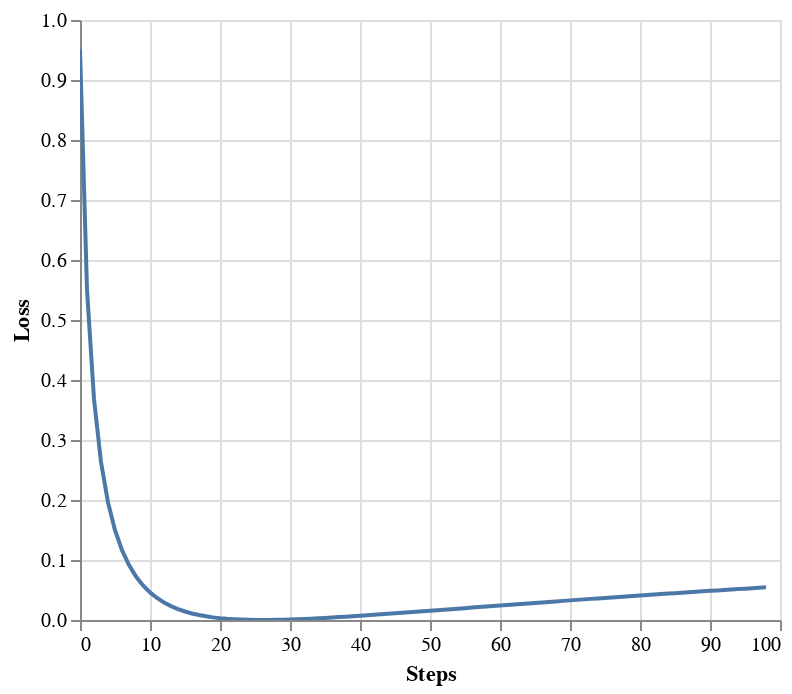

Notebook cell for this chart:
### Markdown cell above
Label smoothing actually starts to penalize the model if it gets very confident about a given choice.

### Code cell
def loss(x, crit):
    d = x + 3 * 1
    predict = torch.FloatTensor([[0, x / d, 1 / d, 1 / d, 1 / d]])
    return crit(predict.log(), torch.LongTensor([1])).data


def penalization_visualization():
    crit = LabelSmoothing(5, 0, 0.1)
    loss_data = pd.DataFrame(
        {
            "Loss": [loss(x, crit) for x in range(1, 100)],
            "Steps": list(range(99)),
        }
    ).astype("float")

    return (
        alt.Chart(loss_data)
        .mark_line()
        .properties(width=350)
        .encode(
            x="Steps",
            y="Loss",
        )
        .interactive()
    )


show_example(penalization_visualization)

### Figure 1 — Vega-Lite specification as saved in the notebook (floating-point values rounded to 4 significant figures)
{"config": {"view": {"continuousWidth": 400, "continuousHeight": 300}}, "data": {"name": "data-3b15788e82f0008d4eedec2cc847e0f6"}, "mark": "line", "encoding": {"x": {"type": "quantitative", "field": "Steps"}, "y": {"type": "quantitative", "field": "Loss"}}, "selection": {"selector005": {"type": "interval", "bind": "scales", "encodings": ["x", "y"]}}, "width": 350, "$schema": "https://vega.github.io/schema/vega-lite/v4.8.1.json", "datasets": {"data-3b15788e82f0008d4eedec2cc847e0f6": [{"Loss": 0.9514, "Steps": 0.0}, {"Loss": 0.5507, "Steps": 1.0}, {"Loss": 0.3681, "Steps": 2.0}, {"Loss": 0.2633, "Steps": 3.0}, {"Loss": 0.196, "Steps": 4.0}, {"Loss": 0.1497, "Steps": 5.0}, {"Loss": 0.1163, "Steps": 6.0}, {"Loss": 0.09145, "Steps": 7.0}, {"Loss": 0.07246, "Steps": 8.0}, {"Loss": 0.05768, "Steps": 9.0}, {"Loss": 0.04601, "Steps": 10.0}, {"Loss": 0.03669, "Steps": 11.0}, {"Loss": 0.02919, "Steps": 12.0}, {"Loss": 0.02312, "Steps": 13.0}, {"Loss": 0.01818, "Steps": 14.0}, {"Loss": 0.01416, "Steps": 15.0}, {"Loss": 0.0109, "Steps": 16.0}, {"Loss": 0.008244, "Steps": 17.0}, {"Loss": 0.006103, "Steps": 18.0}, {"Loss": 0.004391, "Steps": 19.0}, {"Loss": 0.003039, "Steps": 20.0}, {"Loss": 0.001993, "Steps": 21.0}, {"Loss": 0.001208, "Steps": 22.0}, {"Loss": 0.0006442, "Steps": 23.0}, {"Loss": 0.000272, "Steps": 24.0}, {"Loss": 6.47e-05, "Steps": 25.0}, {"Loss": 0.0, "Steps": 26.0}, {"Loss": 5.893e-05, "Steps": 27.0}, {"Loss": 0.0002254, "Steps": 28.0}, {"Loss": 0.0004857, "Steps": 29.0}, {"Loss": 0.0008278, "Steps": 30.0}, {"Loss": 0.001242, "Steps": 31.0}, {"Loss": 0.001718, "Steps": 32.0}, {"Loss": 0.002249, "Steps": 33.0}, {"Loss": 0.002829, "Steps": 34.0}, {"Loss": 0.00345, "Steps": 35.0}, {"Loss": 0.004109, "Steps": 36.0}, {"Loss": 0.0048, "Steps": 37.0}, {"Loss": 0.00552, "Steps": 38.0}, {"Loss": 0.006264, "Steps": 39.0}, {"Loss": 0.007031, "Steps": 40.0}, {"Loss": 0.007816, "Steps": 41.0}, {"Loss": 0.008617, "Steps": 42.0}, {"Loss": 0.009433, "Steps": 43.0}, {"Loss": 0.01026, "Steps": 44.0}, {"Loss": 0.0111, "Steps": 45.0}, {"Loss": 0.01195, "Steps": 46.0}, {"Loss": 0.0128, "Steps": 47.0}, {"Loss": 0.01366, "Steps": 48.0}, {"Loss": 0.01453, "Steps": 49.0}, {"Loss": 0.0154, "Steps": 50.0}, {"Loss": 0.01627, "Steps": 51.0}, {"Loss": 0.01714, "Steps": 52.0}, {"Loss": 0.01802, "Steps": 53.0}, {"Loss": 0.0189, "Steps": 54.0}, {"Loss": 0.01978, "Steps": 55.0}, {"Loss": 0.02065, "Steps": 56.0}, {"Loss": 0.02153, "Steps": 57.0}, {"Loss": 0.02241, "Steps": 58.0}, {"Loss": 0.02328, "Steps": 59.0}, {"Loss": 0.02415, "Steps": 60.0}, {"Loss": 0.02502, "Steps": 61.0}, {"Loss": 0.02589, "Steps": 62.0}, {"Loss": 0.02675, "Steps": 63.0}, {"Loss": 0.02761, "Steps": 64.0}, {"Loss": 0.02847, "Steps": 65.0}, {"Loss": 0.02933, "Steps": 66.0}, {"Loss": 0.03018, "Steps": 67.0}, {"Loss": 0.03103, "Steps": 68.0}, {"Loss": 0.03187, "Steps": 69.0}, {"Loss": 0.03271, "Steps": 70.0}, {"Loss": 0.03354, "Steps": 71.0}, {"Loss": 0.03438, "Steps": 72.0}, {"Loss": 0.0352, "Steps": 73.0}, {"Loss": 0.03603, "Steps": 74.0}, {"Loss": 0.03684, "Steps": 75.0}, {"Loss": 0.03766, "Steps": 76.0}, {"Loss": 0.03847, "Steps": 77.0}, {"Loss": 0.03927, "Steps": 78.0}, {"Loss": 0.04007, "Steps": 79.0}, {"Loss": 0.04087, "Steps": 80.0}, {"Loss": 0.04166, "Steps": 81.0}, {"Loss": 0.04245, "Steps": 82.0}, {"Loss": 0.04323, "Steps": 83.0}, {"Loss": 0.04401, "Steps": 84.0}, {"Loss": 0.04478, "Steps": 85.0}, {"Loss": 0.04555, "Steps": 86.0}, {"Loss": 0.04631, "Steps": 87.0}, {"Loss": 0.04707, "Steps": 88.0}, {"Loss": 0.04783, "Steps": 89.0}, {"Loss": 0.04858, "Steps": 90.0}, {"Loss": 0.04932, "Steps": 91.0}, {"Loss": 0.05006, "Steps": 92.0}, {"Loss": 0.0508, "Steps": 93.0}, {"Loss": 0.05153, "Steps": 94.0}, {"Loss": 0.05226, "Steps": 95.0}, {"Loss": 0.05299, "Steps": 96.0}, {"Loss": 0.05371, "Steps": 97.0}, {"Loss": 0.05442, "Steps": 98.0}]}}
